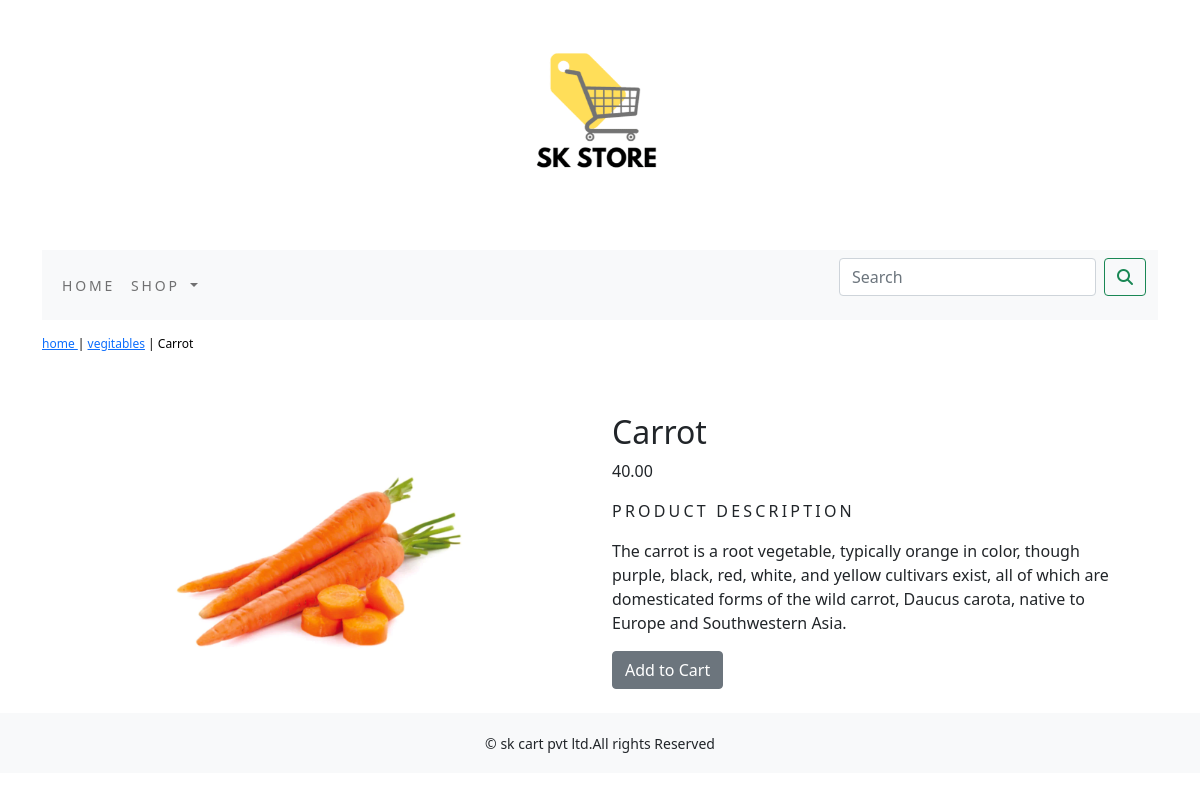
The page /shop/vegitables/carrot/ on the database its author committed.
### shop/models.py (models this page shows, shortened)
class Product(models.Model):
    name=models.CharField(max_length=250,unique=True)
    slug=models.SlugField(max_length=250,unique=True)
    description = models.TextField(blank=True)
    price = models.DecimalField(max_digits=10,decimal_places=2)
    category=models.ForeignKey(Category,on_delete=models.CASCADE)
    image = models.ImageField(upload_to='product', blank=True)
    stock = models.IntegerField()
    available = models.BooleanField(default=True)
    created = models.DateTimeField(auto_now_add=True)
    updated = models.DateTimeField(auto_now=True)
    class Meta:
        ordering=('name',)
        verbose_name='products'
        verbose_name_plural='products'
    def __str__(self):
        return  '{}'.format(self.name)

class Category(models.Model):
    name=models.CharField(max_length=250,unique=True)
    slug=models.SlugField(max_length=250,unique=True)
    description=models.TextField(blank=True)
    image=models.ImageField(upload_to='category',blank=True)
    class Meta:
        ordering=('name',)
        verbose_name='category'
        verbose_name_plural='categories'
    def get_url(self):
        return reverse('shop:products_by_category',args=[self.slug])
    def __str__(self):
        return  '{}'.format(self.name)

### shop/views.py (the view)
# urls.py: path('<slug:c_slug>/<slug:product_slug>/', views.proDetail, name='productdetails'),
def proDetail(request,c_slug,product_slug):
    try:
        product=Product.objects.get(category__slug=c_slug,slug=product_slug)
    except Exception as e:
        raise e
    return render(request,'product.html',{'product':product})

### cart/context_processers.py (called while the page is built)
def counter(request):
    item_count=0
    if 'admin' in request.path:
        return {}
    else:
        try:
            cart=Cart.objects.filter(cart_id=cart_id(request))
            cart_items=CartItem.objects.all().filter(cart=cart[:1])
            for cat_item in cart_items:
                item_count += cat_item.quantity
        except Cart.DoesNotExist:
            item_count=0
    return dict(item_count=item_count)

### cart/views.py (called while the page is built)
def cart_id(request):
    cart=request.session.session_key
    if not cart:
        cart=request.session.create()
    return cart

### shop/context_processers.py (called while the page is built)
def menu_links(request):
    links=Category.objects.all()
    return dict(links=links)

### templates/product.html (shortened to what this page needs)
{% extends 'base.html' %}
{% load static %}
{% block content %}
    <div class="row my_prod_row_class">
                <div class="mx_auto">
                    <p><a href="{% url 'shop:allproduct' %}">home </a> | <a href="{{ product.category.get_url }}">{{product.category}}</a> | {{product.name}}</p>
                </div>
    </div>
<div class="container">
<br>
<div class="row">
    <div class="col-12 col-sm-12 col-md-12 col-lg-6 text-center">
        <div style="min-width:18rem">
             <img src="{{product.image.url}}" width="300" height="300" alt="{{product.name}}">
        </div>
    </div>
        <div class="col-12 col-sm-12 col-md-12 col-lg-6">
            <div>
            <h2 class="my_prod_title">{{ product.name }} </h2>
            <p>{{ product.price }}</p>
            <p class="my_title">Product Description</p>
            <p class="text-justify my_prod_text">{{ product.description }}</p>
            {% if product.stock <= 0 %}
            <p class="text-justify my_prod_text">Out of Stock</p>
            {% else %}
            <a class="btn btn-secondary" href="{% url 'cart:add_cart' product.id %}">Add to Cart</a>
            {% endif %}
</div>
    </div>
</div>
    </div>
</div>
{% endblock %}

### static/css/custom.css (style rules this page uses)
.my_title { font-size :16px; text-transform :uppercase; letter-spacing :.2em; }
.my_prod_row_class { padding-top : 15px; padding-bottom:20px; }
.my_prod_row_class .mx_auto { color:#000; font-size:12px; text-decoration:none; }
.my_prod_text { padding-right:20px; }

### rows shown on the page
Product: category "vegitables", name "Carrot", image (picture), price "40.00", description "The carrot is a root vegetable, typically orange in color, though purple, black, red, white, and yellow cultivars exist, all of which are domesticated forms of the wild carrot, Daucus carota, native to Europe and Southwestern Asia."
